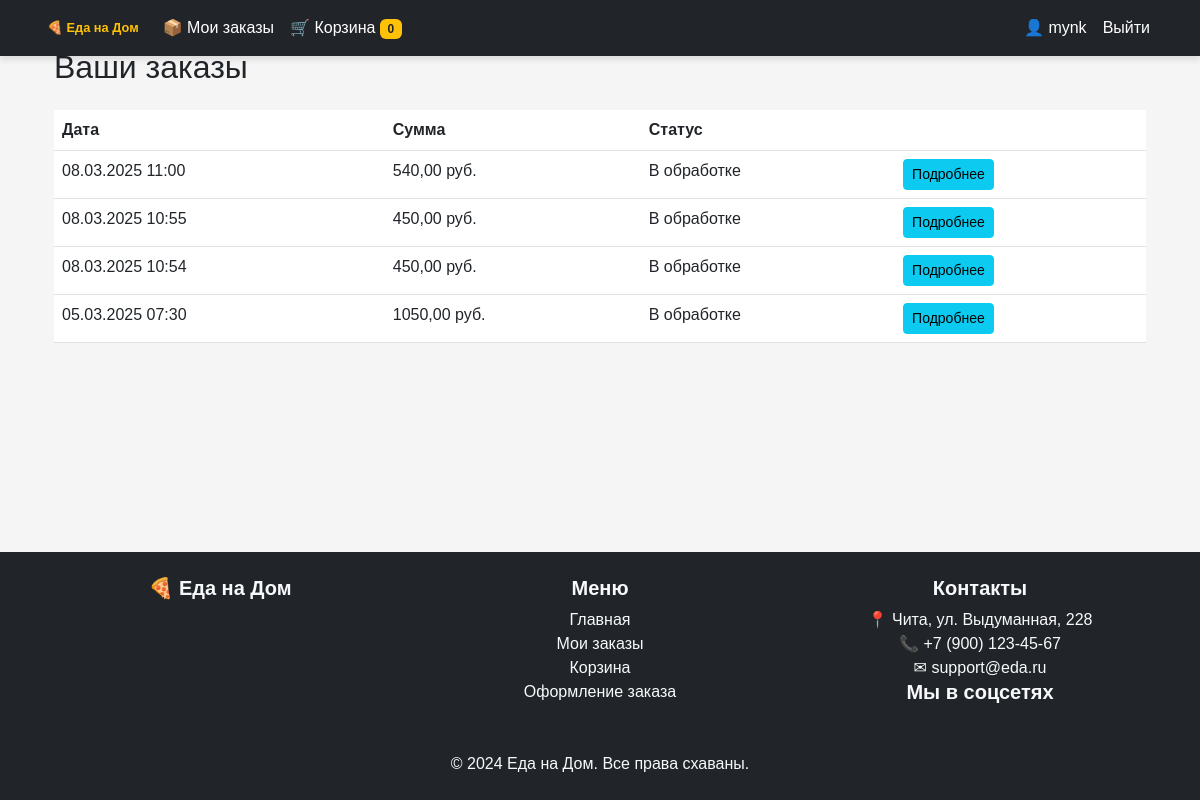
The page /orders/ (signed in) on the database as committed earlier.
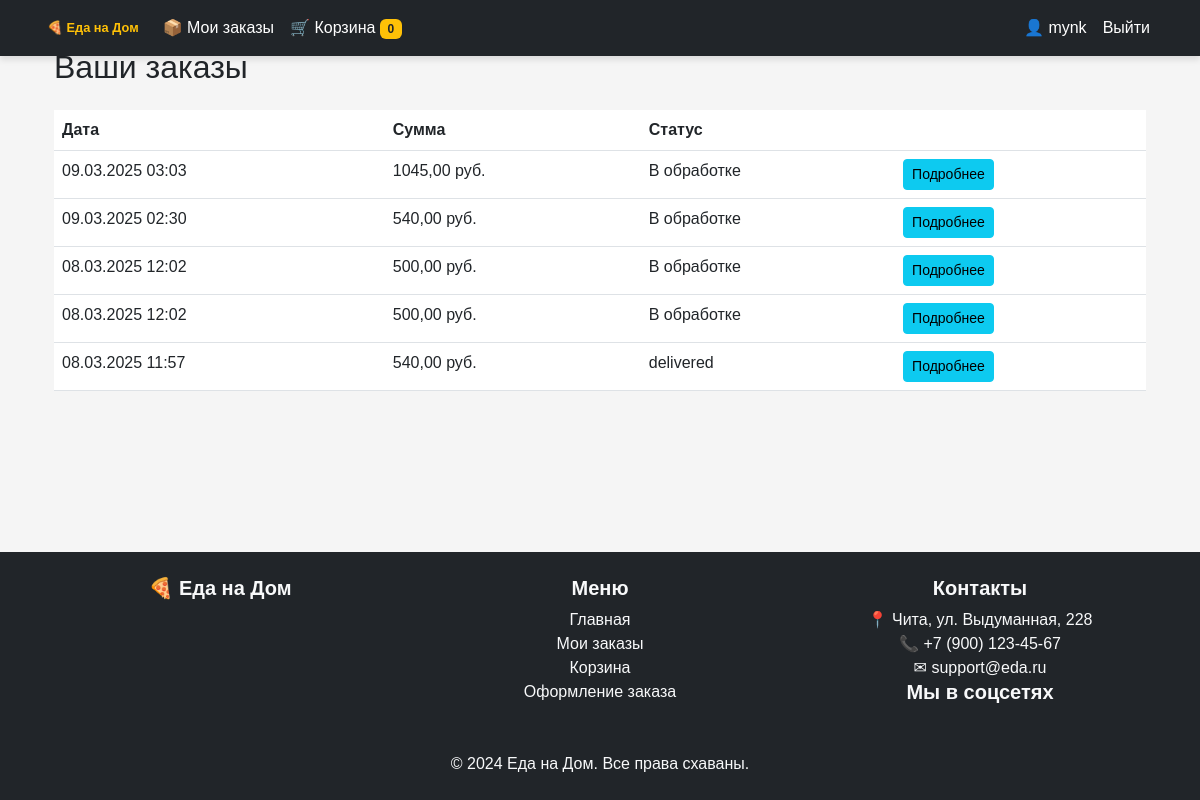
The same page on the database as committed later.
### main/models.py (models this page shows, shortened)
class User(AbstractUser):
    full_name = models.CharField(max_length=255)
    phone = models.CharField(max_length=20, unique=True, blank=True, null=True)
    email = models.EmailField(unique=True)
    is_courier = models.BooleanField(default=False)
    groups = models.ManyToManyField(
        "auth.Group",
        related_name="custom_user_groups",
        blank=True
    )
    user_permissions = models.ManyToManyField(
        "auth.Permission",
        related_name="custom_user_permissions",
        blank=True
    )
    class Meta:
        verbose_name = "Пользователь"
        verbose_name_plural = "Пользователи"
        ordering = ["date_joined"]

class Order(models.Model):
    user = models.ForeignKey(User, on_delete=models.SET_NULL, null=True, blank=True, related_name="orders")
    guest_id = models.CharField(max_length=36, blank=True, null=True)
    address = models.ForeignKey(UserAddress, on_delete=models.SET_NULL, null=True, related_name="orders")
    courier = models.ForeignKey(User, on_delete=models.SET_NULL, null=True, blank=True, related_name="deliveries",
                                limit_choices_to={"is_courier": True})
    full_name = models.CharField(max_length=255, blank=True, null=True)  # Имя для анонимного пользователя
    phone = models.CharField(max_length=20, blank=True, null=True)  # Телефон анонимного пользователя
    email = models.EmailField(blank=True, null=True)  # Email анонимного пользователя
    guest_address = models.CharField(max_length=255, blank=True, null=True)  # адресс анонимного пользователя
    created_at = models.DateTimeField(auto_now_add=True)
    total_price = models.DecimalField(max_digits=10, decimal_places=2, default=0)
    status = models.CharField(
        max_length=20,
        choices=[
            ('pending', 'В обработке'),
            ('paid', 'Оплачен'),
            ('cancelled', 'Отменён'),
        ],
        default='pending'
    )
    class Meta:
        verbose_name = "Заказ"
        verbose_name_plural = "Заказы"
        ordering = ['-created_at']

### main/views.py (the view)
# urls.py: path("orders/", orders_list, name="orders"),
def orders_list(request):
    guest_id = get_guest_id(request)
    if request.user.is_authenticated:
        user_orders = Order.objects.filter(user=request.user)  # Авторизованный пользователь
    else:
        user_orders = Order.objects.filter(guest_id=guest_id)  # Анонимный пользователь
    context = {
        "orders": user_orders
    }
    return render(request, "orders_list.html", context=context)

### main/context_processors.py (called while the page is built)
def cart_items_count(request):
    cart = Cart(request)
    return {'cart_items_count': len(cart.cart)}

### main/views.py (called while the page is built)
def get_guest_id(request):
    guest_id = request.COOKIES.get('guest_id')
    if not guest_id:
        guest_id = str(uuid.uuid4())  # Генерируем случайный ID
    return guest_id

### templates/orders_list.html (shortened to what this page needs)
{% extends 'base.html' %}
{% block content %}
<div class="container">
    <h2 class="my-4">Ваши заказы</h2>
    {% if orders %}
    <table class="table">
        <thead>
            <tr>
                <th>Дата</th>
                <th>Сумма</th>
                <th>Статус</th>
                <th></th>
            </tr>
        </thead>
        <tbody>
            {% for order in orders %}
            <tr>
                <td>{{ order.created_at|date:"d.m.Y H:i" }}</td>
                <td>{{ order.total_price }} руб.</td>
                <td>{{ order.get_status_display }}</td>
                <td>
                    <a href="{% url 'order_detail' order.id %}" class="btn btn-info btn-sm">Подробнее</a>
                </td>
            </tr>
            {% endfor %}
        </tbody>
    </table>
    {% else %}
    <p>У вас пока нет заказов.</p>
    {% endif %}
</div>
{% endblock %}

### templates/base.html (shortened to what this page needs)
{% load static %}
<!DOCTYPE html>
<html lang="ru">
<head>
    <link rel="stylesheet" href="https://cdnjs.cloudflare.com/ajax/libs/bootstrap/5.3.0/css/bootstrap.min.css">
    <link rel="stylesheet" href="{% static 'css/style.css' %}">
    <link rel="stylesheet" href="{% static 'fontawesome/css/all.css' %}">
</head>
<body class="d-flex flex-column min-vh-100">
    {% include 'includes/header.html' %}
    <main class="container flex-grow-1 my-4">
        {% block content %}
        {% endblock %}
    </main>
    {% include 'includes/footer.html' %}
</body>
</html>

### templates/includes/header.html (shortened to what this page needs)
{% load static %}
<nav class="navbar navbar-expand-lg navbar-dark bg-dark fixed-top">
    <div class="container">
        <a class="navbar-brand" href="{% url 'home' %}">🍕 Еда на Дом</a>
        <div class="collapse navbar-collapse" id="navbarNav">
            <ul class="navbar-nav me-auto">
                <li class="nav-item">
                    {% if request.user.is_courier %}
                        <a class="nav-link {% if request.path == '/courier/orders/' %}active{% endif %}" href="{% url 'courier_orders' %}">🚚 Мои заказы</a>
                    {% else %}
                        <a class="nav-link {% if request.path == '/orders/' %}active{% endif %}" href="{% url 'orders' %}">📦 Мои заказы</a>
                    {% endif %}
                </li>
                <li class="nav-item">
                    <a class="nav-link {% if request.path == '/cart/' %}active{% endif %}" href="{% url 'cart' %}">
                        🛒 Корзина
                        <span class="badge bg-warning text-dark">{{ cart_items_count }}</span>
                    </a>
                </li>
            </ul>
            <ul class="navbar-nav">
                {% if user.is_authenticated %}
                    <li class="nav-item">
                        <a class="nav-link" href="{% url 'profile' %}">👤 {{ user.username }}</a>
                    </li>
                    <li class="nav-item">
                        <a class="nav-link btn btn-outline-danger btn-sm" href="{% url 'logout' %}">Выйти</a>
                    </li>
                {% else %}
                    <li class="nav-item">
                        <a class="nav-link btn btn-outline-success btn-sm" href="{% url 'login' %}">Войти</a>
                    </li>
                {% endif %}
            </ul>
        </div>
    </div>
</nav>

### templates/includes/footer.html
<footer class="footer mt-auto py-4 bg-dark text-light">
    <div class="container">
        <div class="row">
            <div class="col-md-4">
                <h5>🍕 Еда на Дом</h5>
            </div>
            <div class="col-md-4">
                <h5>Меню</h5>
                <ul class="list-unstyled">
                    <li><a href="{% url 'home' %}" class="text-light text-decoration-none">Главная</a></li>
                    <li><a href="{% url 'orders' %}" class="text-light text-decoration-none">Мои заказы</a></li>
                    <li><a href="{% url 'cart' %}" class="text-light text-decoration-none">Корзина</a></li>
                    <li><a href="{% url 'checkout' %}" class="text-light text-decoration-none">Оформление заказа</a></li>
                </ul>
            </div>
            <div class="col-md-4">
                <h5>Контакты</h5>
                <p>📍 Чита, ул. Выдуманная, 228</p>
                <p>📞 +7 (900) 123-45-67</p>
                <p>✉ support@eda.ru</p>
                <h5>Мы в соцсетях</h5>
                <a href="#" class="text-light me-2"><i class="fab fa-facebook"></i></a>
                <a href="#" class="text-light me-2"><i class="fab fa-instagram"></i></a>
                <a href="#" class="text-light"><i class="fab fa-telegram"></i></a>
            </div>
        </div>
        <div class="text-center mt-3">
            <p class="mb-0">&copy; 2024 Еда на Дом. Все права схаваны.</p>
        </div>
    </div>
</footer>

### static/css/style.css (style rules this page uses)
:root { --primary-color: #7B1FA2; --dark-primary: #4A148C; --accent-color: #FFC107; --light-gray: #F5F5F5; --text-color: #FFFFFF; }
body { background-color: var(--light-gray); font-family: 'Arial', sans-serif; }
.navbar { background-color: var(--dark-primary); box-shadow: 0px 4px 6px rgba(0, 0, 0, 0.1); }
.navbar-brand { color: var(--accent-color) !important; font-weight: bold; font-size: 0.8rem; margin-left: 5px; }
.navbar-nav .nav-link { color: var(--text-color) !important; }
footer { background-color: var(--dark-primary); color: var(--text-color); text-align: center; padding: 15px; margin-top: auto; }
.footer h5 { font-weight: bold; }
.footer a { color: white; transition: 0.3s; }
.footer p { margin: 0; }

Rows that differ between the two databases and show on the page:
removed Order: created_at "08.03.2025 11:00", total_price "540,00", status "В обработке"
removed Order: created_at "08.03.2025 10:55", total_price "450,00", status "В обработке"
removed Order: created_at "08.03.2025 10:54", total_price "450,00", status "В обработке"
removed Order: created_at "05.03.2025 07:30", total_price "1050,00", status "В обработке"
added Order: created_at "09.03.2025 03:03", total_price "1045,00", status "В обработке"
added Order: created_at "09.03.2025 02:30", total_price "540,00", status "В обработке"
added Order: created_at "08.03.2025 12:02", total_price "500,00", status "В обработке"
added Order: created_at "08.03.2025 12:02", total_price "500,00", status "В обработке"
added Order: created_at "08.03.2025 11:57", total_price "540,00", status "delivered"
